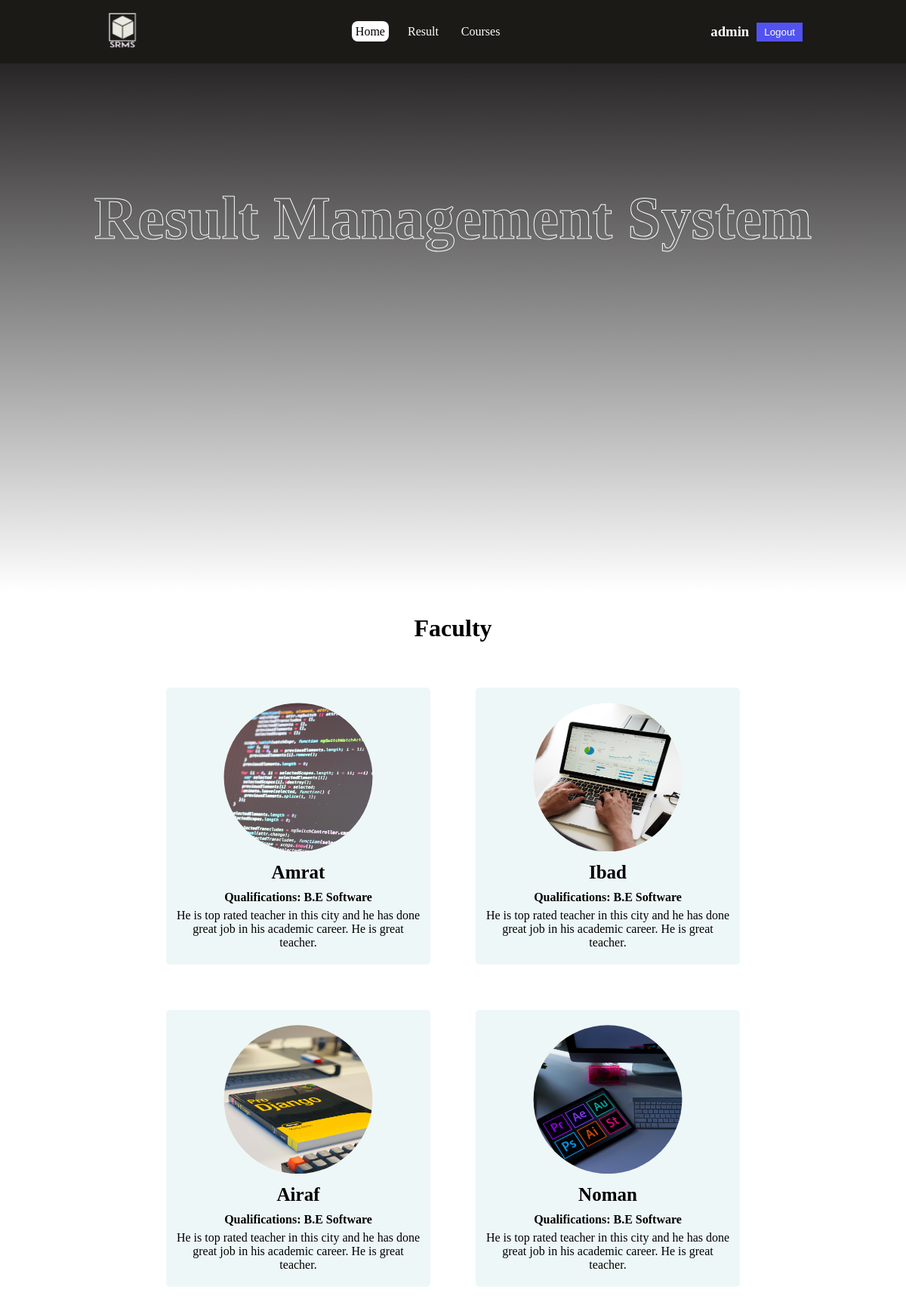
The app's page / (signed in) with its own data.
### resultmanagementapp/models.py (models this page shows)
class FacultyModel(models.Model):
     name = models.CharField(max_length = 100)
     image = models.ImageField(upload_to = "faculty/")
     qualifications = models.CharField(max_length = 250)
     introduction = models.TextField()

### resultmanagementapp/views.py (the view)
# urls.py: 2. Add a URL to urlpatterns:  path('', views.home, name='home')
def home(request):
    faculty = FacultyModel.objects.all()
    data = {
          'faculty': faculty,
          'title': "SRMS | Home",
     }
    return render(request, "index.html", data)

### templates/index.html
{% extends 'base.html' %}
{% block content %}
<div>
     <div class="home-title">
          <h1>Result Management System</h1>
     </div>
     <h1 class="faculty-heading">Faculty</h1>
     <section class="profiles">
          {% for fac_profile in faculty %}
               <div class="profile">
                    <div>
                         <img src="/media/{{fac_profile.image}}" alt="">
                    </div>
                    <div class="content">
                         <h3>{{fac_profile.name}}</h3>
                         <p class="qualification">Qualifications: {{fac_profile.qualifications}}</p>
                         <p>{{fac_profile.introduction}}</p>
                    </div>
               </div>
          {% endfor %}
     </section>
</div>
{% endblock %}

### templates/header.html (shortened to what this page needs)
<!DOCTYPE html>
<html lang="en">
<head>
     <link rel="stylesheet" href="static/css/style.css">
     <link rel="stylesheet" href="static/css/home.css">
     <link rel="stylesheet" href="static/css/result.css">
     <link rel="stylesheet" href="static/css/login.css">
     <link rel="stylesheet" href="static/css/showresult.css">
     <link rel="stylesheet" href="static/css/courses.css">
</head>
<body>
     <section class="nav-bar">
          <header>
               <div class="logo">
                    <img src="static/logo/logo.png">
               </div>
               <nav>
                    <ul>
                         <li class="{% if request.path == '/' %} active {% endif %}"><a href="{% url 'home' %}">Home</a></li>
                         <li class="{% if request.path == '/result' %} active {% endif %}"><a href="{% url 'result' %}">Result</a></li>
                         <li class="{% if request.path == '/courses' %} active {% endif %}"><a href="{% url 'courses' %}">Courses</a></li>
                    </ul>
               </nav>
               {% if user.is_authenticated %}
                    <div class="logged-in">
                         <h3>{{user}}</h3>
                         <a href="/logout"><button>Logout</button></a>
                    </div>
               {% else %}
                    <div class="btns">
                         <a href="/login"><button>Login</button></a>
                    </div>
               {% endif %}
          </header>
     </section>

### static/css/style.css (style rules this page uses)
* { margin: 0; padding: 0; box-sizing: border-box; }
.logo { width: 60px; }
.logo img { width: 100%; }
.nav-bar { background-color: rgb(27, 26, 23); padding: 15px 0px 15px 0px; }
.nav-bar header { display: flex; justify-content: space-around; align-items: center; }
.nav-bar header nav ul { display: flex; list-style: none; }
nav ul li { margin: 10px; }
nav ul li a { text-decoration: none; padding: 5px; color: white; border-radius: 8px; }
.btns button, .logged-in button { padding: 5px 10px 5px 10px; margin-left: 5px; margin-right: 5px; background-color: rgb(82, 82, 240); color: white; cursor: pointer; border: none; }
.active a { background-color: white; color: black; }
.logged-in { display: flex; flex-direction: row; align-items: center; }
.logged-in h3 { color: white; margin-right: 5px; }
.faculty-heading { margin-top: 30px; margin-bottom: 30px; text-align: center; }
.profiles { display: flex; flex-wrap: wrap; justify-content: center; margin-bottom: 50px; }
.profile { display: flex; flex-direction: column; width: 350px; justify-content: center; align-items: center; text-align: center; margin: 30px; padding: 20px 10px 20px 10px; background-color: rgb(238, 247, 247); border-radius: 5px; transition: 0.5s; }
.profile img { width: 350px; clip-path: circle(); }
.profile h3 { margin-top: 10px; margin-bottom: 10px; font-size: 25px; }
.profile .qualification { font-weight: bold; margin-bottom: 6px; }

### static/css/home.css (style rules this page uses)
.home-title { width: 100%; height: 700px; background: linear-gradient(rgb(39, 37, 37), white); display: flex; justify-content: center; }
.home-title h1 { font-size: 80px; margin-top: 160px; color: transparent; -webkit-text-stroke-color : white; -webkit-text-stroke-width : 1px; }

### records on screen
FacultyModel: image (picture), name "Amrat", qualifications "B.E Software", introduction "He is top rated teacher in this city and he has done great job in his academic career. He is great teacher."
FacultyModel: image (picture), name "Ibad", qualifications "B.E Software", introduction "He is top rated teacher in this city and he has done great job in his academic career. He is great teacher."
FacultyModel: image (picture), name "Airaf", qualifications "B.E Software", introduction "He is top rated teacher in this city and he has done great job in his academic career. He is great teacher."
FacultyModel: image (picture), name "Noman", qualifications "B.E Software", introduction "He is top rated teacher in this city and he has done great job in his academic career. He is great teacher."

### other values on screen
{{ user }} "admin"
